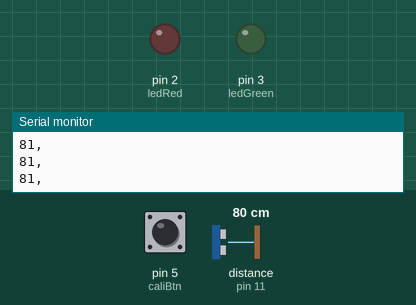
The program below on a simulated Arduino Nano, built with avr-gcc and run on an emulated ATmega328P. Shown: output pins drawn as LEDs (lit = HIGH), the last lines printed to the serial monitor. The inputs (shaded band) are chosen by the test bench; at power-on: pin 5 (caliBtn) HIGH, distance to the obstacle (sensor on pin 11) 80 cm. The echo pulse lasts 58.3 µs per cm; EEPROM starts erased.

Above: at 4.2 s.
4.3 s: pin 5 (caliBtn) pulled LOW for 0.15 s
At 4.67 s:
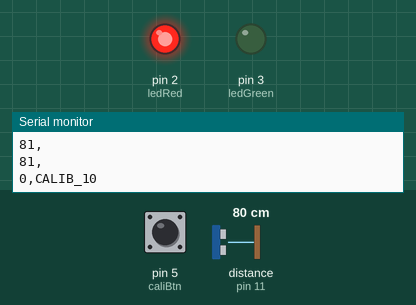
At 17.0 s:
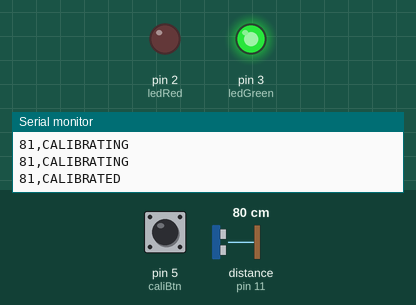
Timing chart, 0 to 18.1 s (numbered marks = the images above; inputs shaded):
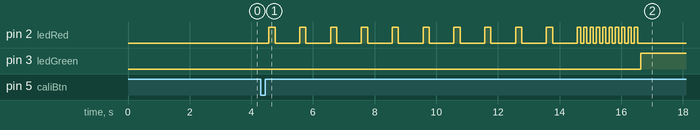

The program:

main.cpp
```cpp
#include <Arduino.h>
#include <NewPing.h>
#include <EEPROM.h>

#define trigPin 12
#define echoPin 11
#define ledRed 2
#define ledGreen 3
#define caliBtn 5
#define EEPROM_ADDR 0
#define maxDistance 200

NewPing sonar(trigPin, echoPin, maxDistance);

int idealDistance = 0;
unsigned long badPosture = 0;
const int tolerance = 10;
const int threshold = 5000;

void calibrate();


void setup()
{
  Serial.begin(9600);

  pinMode(caliBtn, INPUT_PULLUP);
  pinMode(ledRed, OUTPUT);
  pinMode(ledGreen, OUTPUT);

  int saveDist = 0;
  EEPROM.get(EEPROM_ADDR, saveDist);

  idealDistance = saveDist;
  Serial.print(idealDistance);
  Serial.println(",CALIBRATED_MEM");

  delay(3000);
}

void loop()
{
  if (digitalRead(caliBtn) == LOW)
  {
    delay(200);
    calibrate();
  }

  if (idealDistance == 0)
  {
    digitalWrite(ledRed, HIGH);
    Serial.print(0);
    Serial.print(",");
    Serial.println("ERROR");
    delay(500);
    digitalWrite(ledRed, LOW);
    delay(500);
    return;
  }

  int currentDist = sonar.ping_cm();

  if (currentDist == 0)
  {
    currentDist = 250;
  }

  String status = "";

  if (currentDist < (idealDistance - tolerance))
  {
    if (badPosture == 0) badPosture = millis();

    if (millis() - badPosture > threshold)
    {
      status = "BAHAYA";
      trigger();
    }
    else
    {
      status = "WARNING";
    }
  }
  else if (currentDist >= (idealDistance - tolerance) && currentDist <= (idealDistance + tolerance + 20))
  {
    status = "AMAN";
    reset();
  }
  else
  {
    if (badPosture == 0) badPosture = millis();

    if (millis() - badPosture > threshold)
    {
      status = "STANDBY";
      standby();
    }
  }

  Serial.print(currentDist);
  Serial.print(",");
  Serial.println(status);

  delay(100);
}

void calibrate()
{
  digitalWrite(ledGreen, LOW);
  digitalWrite(ledRed, LOW);

  long total = 0;
  int validReadings = 0;

  for (int i = 10; i > 0; i--)
  {
    Serial.print("0,CALIB_");
    Serial.println(i);

    digitalWrite(ledRed, HIGH);
    delay(200);
    digitalWrite(ledRed, LOW);
    delay(800);
  }

  for (int i = 0; i < 10; i++)
  {
    int reading = sonar.ping_cm();
    if (reading > 0)
    {
      total += reading;
      validReadings++;
    }

    Serial.print(reading);
    Serial.print(",");
    Serial.println("CALIBRATING");

    digitalWrite(ledRed, HIGH);
    delay(100);
    digitalWrite(ledRed, LOW);
    delay(100);
  }

  if (validReadings > 0)
  {
    idealDistance = total / validReadings;

    EEPROM.put(EEPROM_ADDR, idealDistance);
  }
  else
  {
    idealDistance = 0;
  }

  digitalWrite(ledGreen, HIGH);
  Serial.print(idealDistance);
  Serial.print(",");
  Serial.println("CALIBRATED");
  delay(1000);
}

void trigger(){
  digitalWrite(ledGreen, LOW);
  digitalWrite(ledRed, HIGH);
}

void reset(){
  badPosture = 0;
  digitalWrite(ledRed, LOW);
  digitalWrite(ledGreen, HIGH);
}

void standby(){
  digitalWrite(ledRed, LOW);
  digitalWrite(ledGreen, LOW);
}
```

Measured:
- after the input at 4.3 s, pin 2 (ledRed): goes 10 × (HIGH 0.20 s, LOW 0.80 s), 9 × (HIGH 0.10 s, LOW 0.11 s), HIGH 0.10 s, then LOW, starting after 0.27 s; pin 3 (ledGreen): LOW → HIGH after 12.3 s
